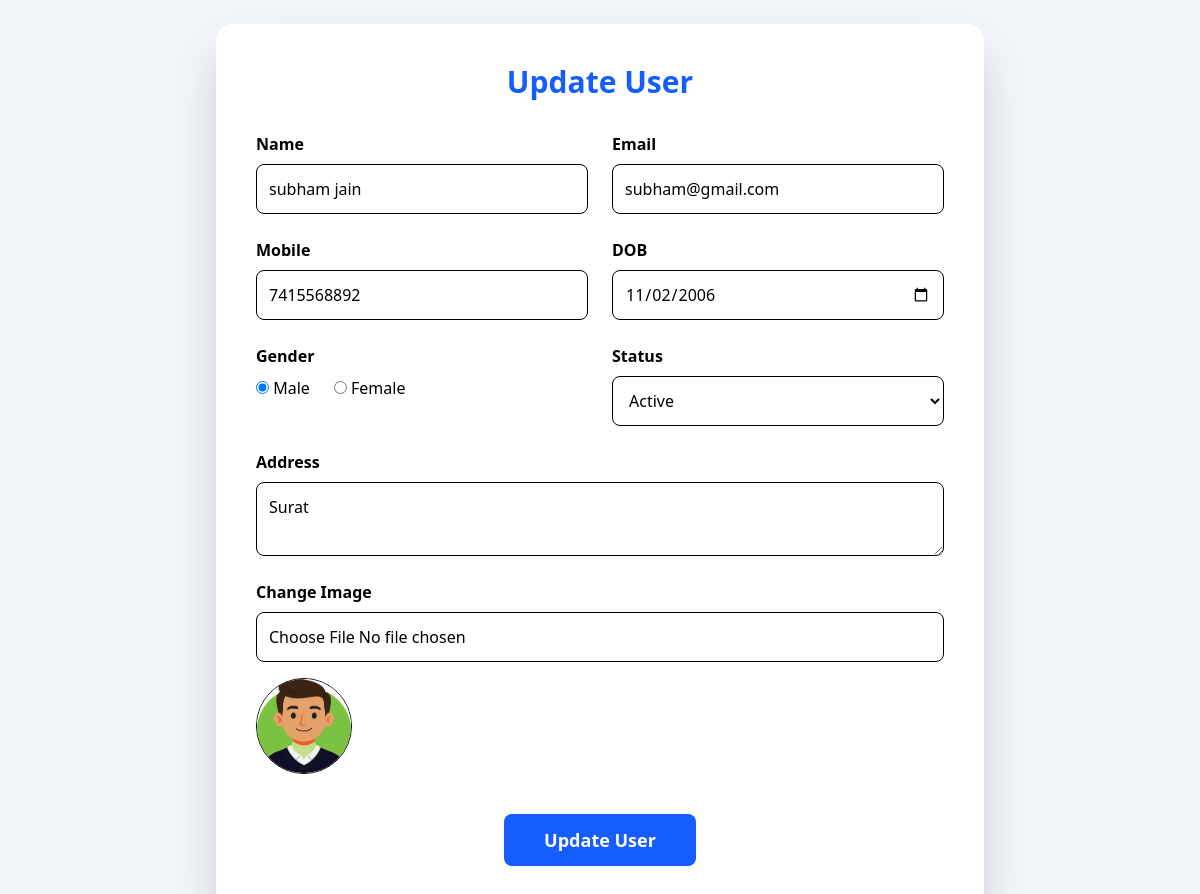
The page /update.php?id=6 on the database its author committed.
### tables this page shows
CREATE TABLE `users` (
  `id` int NOT NULL,
  `profile_img` varchar(255) DEFAULT NULL,
  `name` varchar(100) DEFAULT NULL,
  `email` varchar(100) DEFAULT NULL,
  `mobile` varchar(15) DEFAULT NULL,
  `gender` varchar(10) DEFAULT NULL,
  `date_of_birth` date DEFAULT NULL,
  `address` text,
  `status` tinyint(1) DEFAULT '1',
  `is_deleted` tinyint(1) DEFAULT '0'
);

### src/db.php (called while the page is built, shortened)
<?php
class db{
    var $con;
    function __construct()
    {
        try{
            $this->con = new PDO('mysql:host=localhost;dbname=UserData','root','Root@123');
            $this->con->setAttribute(PDO::ATTR_ERRMODE,PDO::ERRMODE_EXCEPTION);
        }
        catch(PDOException $e){
            echo $e->getMessage();
        }
    }
    function viewbyid($id)
    {
        $qry = "SELECT * FROM users WHERE id=:id";
        $stmt = $this->con->prepare($qry);
        $stmt->bindParam(':id',$id);
        $stmt->execute();
        return $stmt->fetch(PDO::FETCH_ASSOC);
    }
}
?>

### src/update.php (the view, shortened to what this page needs)
<?php
require "db.php";
$obj=new db();
$id=$_GET['id'];
$data=$obj->viewbyid($id);
?>
<html>
<head>
    <link href="output.css" rel="stylesheet">
</head>
<body class="bg-slate-100">
<div class="min-h-screen flex items-center justify-center p-6">
    <div class="bg-white shadow-2xl rounded-2xl p-10 w-full max-w-3xl">
        <h2 class="text-3xl font-bold text-center text-blue-600 mb-8">
            Update User
        </h2>
        <form method="post" enctype="multipart/form-data" class="grid md:grid-cols-2 gap-6">
            <div>
                <label class="font-semibold">Name</label>
                <input type="text" name="name" value="<?= $data['name']?>" required
                    class="w-full mt-2 p-3 border rounded-lg focus:ring-2 focus:ring-blue-400">
            </div>
            <div>
                <label class="font-semibold">Email</label>
                <input type="email" name="email" value="<?= $data['email']?>" required
                    class="w-full mt-2 p-3 border rounded-lg focus:ring-2 focus:ring-blue-400">
            </div>
            <div>
                <label class="font-semibold">Mobile</label>
                <input type="text" name="mobile" value="<?= $data['mobile']?>" required
                    class="w-full mt-2 p-3 border rounded-lg focus:ring-2 focus:ring-blue-400">
            </div>
            <div>
                <label class="font-semibold">DOB</label>
                <input type="date" name="dob" value="<?= $data['date_of_birth']?>"
                    class="w-full mt-2 p-3 border rounded-lg focus:ring-2 focus:ring-blue-400">
            </div>
            <div>
                <label class="font-semibold block mb-2">Gender</label>
                <div class="flex gap-6">
                    <label>
                        <input type="radio" name="gender" value="Male" <?=$data['gender']=='Male' ?'checked':''?>> Male
                    </label>
                    <label>
                        <input type="radio" name="gender" value="Female" <?=$data['gender']=='Female' ?'checked':''?>> Female
                    </label>
                </div>
            </div>
            <div>
                <label class="font-semibold">Status</label>
                <select name="status"
                    class="w-full mt-2 p-3 border rounded-lg focus:ring-2 focus:ring-blue-400">
                    <option value="1" <?=$data['status']==1?'selected':''?>>Active</option>
                </select>
            </div>
            <div class="md:col-span-2">
                <label class="font-semibold">Address</label>
                <textarea name="address"
                    class="w-full mt-2 p-3 border rounded-lg focus:ring-2 focus:ring-blue-400"><?= $data['address']?></textarea>
            </div>
            <div class="md:col-span-2">
                <label class="font-semibold">Change Image</label>
                <input type="file" name="img"
                    class="w-full mt-2 p-3 border rounded-lg bg-white">
                <img src="uploads/<?= $data['profile_img']?>"
                     class="mt-4 w-24 h-24 rounded-full border">
            </div>
            <div class="md:col-span-2 text-center mt-4">
                <input type="submit" name="submit" value="Update User"
                    class="bg-blue-600 hover:bg-blue-700 text-white px-10 py-3 rounded-lg text-lg font-semibold cursor-pointer">
            </div>
        </form>
    </div>
</div>
</body>
</html>

### rows shown on the page
users: name "subham jain", email "subham@gmail.com", mobile "7415568892", dob "11/02/2006", gender "☑ Male", gender "☐ Female", status "Active", address "Surat", profile_img (picture)
